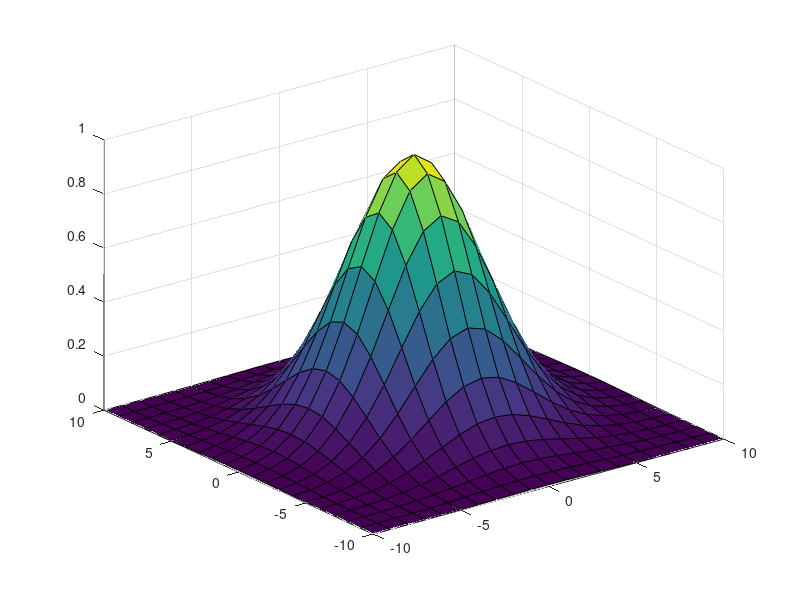

Write MATLAB code to recreate this figure.
%% Lecture 6 (completed 7): MP3 - Manipulating matrices
% Matrices
%% Matrix transpose (adjoint)

A = randi([-20 20], 4, 4)
Atranspose = A'

%% Matrix inverse (square matrix)
rank(A)
det(A)
Ainv = inv(A);

Ainv*A % left inv

A*Ainv % right inverse


%% Left inverses (rectangular matrix, tall matrix)

B = randi([-20 20], 10, 4)

Bleftinv = pinv(B) % pseudo-inverse

Bleftinv * B


B*Bleftinv

%% Right inverses (fat matrix)

C = randi([-20 20], 10, 20);
Crightinv = pinv(C)

C*Crightinv 




%% Eigenvalue decomposition
% Eigenvalues & Eigenvectors
%
% 

[V, S] = eig(A)


%% Plotting 2D functions

x= -10:1:10
y= -10:1:10



[XX, YY] = meshgrid(x,y);

fxy = exp(-(XX.^2 + YY.^2)/20);

surf(XX,YY, fxy);
% shading interp





















